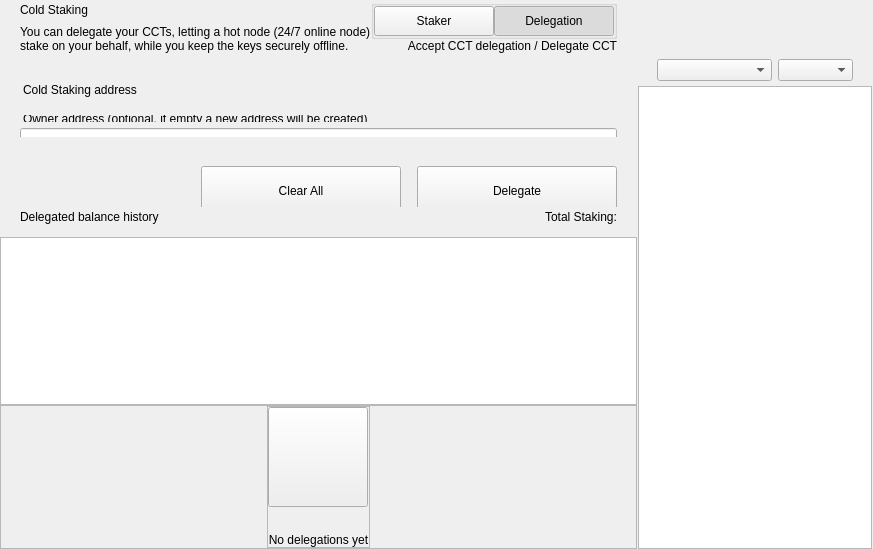
<?xml version="1.0" encoding="UTF-8"?>
<ui version="4.0">
 <class>ColdStakingWidget</class>
 <widget class="QWidget" name="ColdStakingWidget">
  <property name="geometry">
   <rect>
    <x>0</x>
    <y>0</y>
    <width>629</width>
    <height>549</height>
   </rect>
  </property>
  <property name="windowTitle">
   <string>Form</string>
  </property>
  <layout class="QHBoxLayout" name="horizontalLayout_1" stretch="2,1">
   <property name="spacing">
    <number>0</number>
   </property>
   <property name="leftMargin">
    <number>0</number>
   </property>
   <property name="topMargin">
    <number>0</number>
   </property>
   <property name="rightMargin">
    <number>0</number>
   </property>
   <property name="bottomMargin">
    <number>0</number>
   </property>
   <item>
    <widget class="QWidget" name="left" native="true">
     <layout class="QVBoxLayout" name="verticalLayout_3">
      <property name="leftMargin">
       <number>0</number>
      </property>
      <property name="topMargin">
       <number>0</number>
      </property>
      <property name="rightMargin">
       <number>0</number>
      </property>
      <property name="bottomMargin">
       <number>0</number>
      </property>
      <item>
       <layout class="QVBoxLayout" name="verticalLayout_2">
        <property name="spacing">
         <number>0</number>
        </property>
        <item>
         <layout class="QVBoxLayout" name="verticalLayoutTop">
          <property name="spacing">
           <number>0</number>
          </property>
          <property name="leftMargin">
           <number>0</number>
          </property>
          <property name="rightMargin">
           <number>0</number>
          </property>
          <item>
           <widget class="QWidget" name="containerTitle" native="true">
            <property name="sizePolicy">
             <sizepolicy hsizetype="Preferred" vsizetype="Minimum">
              <horstretch>0</horstretch>
              <verstretch>0</verstretch>
             </sizepolicy>
            </property>
            <property name="maximumSize">
             <size>
              <width>16777215</width>
              <height>100</height>
             </size>
            </property>
            <layout class="QHBoxLayout" name="containerTitleLayout">
             <property name="spacing">
              <number>0</number>
             </property>
             <property name="leftMargin">
              <number>20</number>
             </property>
             <property name="topMargin">
              <number>0</number>
             </property>
             <property name="rightMargin">
              <number>20</number>
             </property>
             <property name="bottomMargin">
              <number>0</number>
             </property>
             <item>
              <layout class="QVBoxLayout" name="verticalLayout11">
               <property name="spacing">
                <number>5</number>
               </property>
               <item>
                <widget class="QLabel" name="labelTitle">
                 <property name="text">
                  <string>Cold Staking</string>
                 </property>
                </widget>
               </item>
               <item>
                <widget class="QLabel" name="labelSubtitle1">
                 <property name="maximumSize">
                  <size>
                   <width>16777215</width>
                   <height>16777215</height>
                  </size>
                 </property>
                 <property name="text">
                  <string>You can delegate your CCTs, letting a hot node (24/7 online node)
stake on your behalf, while you keep the keys securely offline.</string>
                 </property>
                </widget>
               </item>
              </layout>
             </item>
             <item>
              <spacer name="horizontalSpacer">
               <property name="orientation">
                <enum>Qt::Horizontal</enum>
               </property>
               <property name="sizeHint" stdset="0">
                <size>
                 <width>40</width>
                 <height>20</height>
                </size>
               </property>
              </spacer>
             </item>
             <item>
              <widget class="QWidget" name="containerViewPrivacyChecks" native="true">
               <layout class="QVBoxLayout" name="containerPrivacyChecks">
                <property name="spacing">
                 <number>0</number>
                </property>
                <property name="leftMargin">
                 <number>0</number>
                </property>
                <property name="topMargin">
                 <number>0</number>
                </property>
                <property name="rightMargin">
                 <number>0</number>
                </property>
                <property name="bottomMargin">
                 <number>0</number>
                </property>
                <item alignment="Qt::AlignHCenter|Qt::AlignVCenter">
                 <widget class="QGroupBox" name="groupBox">
                  <property name="title">
                   <string/>
                  </property>
                  <layout class="QHBoxLayout" name="horizontalLayout_2_1">
                   <property name="spacing">
                    <number>0</number>
                   </property>
                   <property name="leftMargin">
                    <number>0</number>
                   </property>
                   <property name="topMargin">
                    <number>0</number>
                   </property>
                   <property name="rightMargin">
                    <number>0</number>
                   </property>
                   <property name="bottomMargin">
                    <number>0</number>
                   </property>
                   <item>
                    <widget class="QPushButton" name="pushLeft">
                     <property name="minimumSize">
                      <size>
                       <width>120</width>
                       <height>30</height>
                      </size>
                     </property>
                     <property name="maximumSize">
                      <size>
                       <width>120</width>
                       <height>30</height>
                      </size>
                     </property>
                     <property name="focusPolicy">
                      <enum>Qt::NoFocus</enum>
                     </property>
                     <property name="text">
                      <string>Staker</string>
                     </property>
                     <property name="checkable">
                      <bool>true</bool>
                     </property>
                     <property name="autoExclusive">
                      <bool>true</bool>
                     </property>
                    </widget>
                   </item>
                   <item>
                    <widget class="QPushButton" name="pushRight">
                     <property name="minimumSize">
                      <size>
                       <width>120</width>
                       <height>30</height>
                      </size>
                     </property>
                     <property name="maximumSize">
                      <size>
                       <width>120</width>
                       <height>30</height>
                      </size>
                     </property>
                     <property name="focusPolicy">
                      <enum>Qt::NoFocus</enum>
                     </property>
                     <property name="text">
                      <string>Delegation</string>
                     </property>
                     <property name="checkable">
                      <bool>true</bool>
                     </property>
                     <property name="checked">
                      <bool>true</bool>
                     </property>
                     <property name="autoExclusive">
                      <bool>true</bool>
                     </property>
                    </widget>
                   </item>
                  </layout>
                 </widget>
                </item>
                <item alignment="Qt::AlignTop">
                 <widget class="QLabel" name="labelSubtitle2">
                  <property name="text">
                   <string>Accept CCT delegation / Delegate CCT</string>
                  </property>
                  <property name="alignment">
                   <set>Qt::AlignRight|Qt::AlignTrailing|Qt::AlignVCenter</set>
                  </property>
                 </widget>
                </item>
               </layout>
              </widget>
             </item>
            </layout>
           </widget>
          </item>
          <item>
           <spacer name="verticalSpacer_2">
            <property name="orientation">
             <enum>Qt::Vertical</enum>
            </property>
            <property name="sizeType">
             <enum>QSizePolicy::Fixed</enum>
            </property>
            <property name="sizeHint" stdset="0">
             <size>
              <width>20</width>
              <height>30</height>
             </size>
            </property>
           </spacer>
          </item>
          <item>
           <widget class="QWidget" name="containerSend" native="true">
            <property name="minimumSize">
             <size>
              <width>0</width>
              <height>50</height>
             </size>
            </property>
            <layout class="QVBoxLayout" name="containerSendRow">
             <property name="spacing">
              <number>6</number>
             </property>
             <property name="leftMargin">
              <number>0</number>
             </property>
             <property name="topMargin">
              <number>0</number>
             </property>
             <property name="rightMargin">
              <number>0</number>
             </property>
             <property name="bottomMargin">
              <number>0</number>
             </property>
             <item>
              <widget class="QLabel" name="labelEditTitle">
               <property name="maximumSize">
                <size>
                 <width>16777215</width>
                 <height>30</height>
                </size>
               </property>
               <property name="styleSheet">
                <string notr="true">padding-left:20px; padding-bottom:3px;</string>
               </property>
               <property name="text">
                <string>Cold Staking address</string>
               </property>
              </widget>
             </item>
             <item>
              <spacer name="verticalSpacer_6">
               <property name="orientation">
                <enum>Qt::Vertical</enum>
               </property>
               <property name="sizeType">
                <enum>QSizePolicy::Fixed</enum>
               </property>
               <property name="sizeHint" stdset="0">
                <size>
                 <width>20</width>
                 <height>9</height>
                </size>
               </property>
              </spacer>
             </item>
             <item>
              <widget class="QWidget" name="containerOwner" native="true">
               <layout class="QVBoxLayout" name="vContainerOwner">
                <property name="spacing">
                 <number>4</number>
                </property>
                <property name="leftMargin">
                 <number>20</number>
                </property>
                <property name="topMargin">
                 <number>0</number>
                </property>
                <property name="rightMargin">
                 <number>20</number>
                </property>
                <property name="bottomMargin">
                 <number>0</number>
                </property>
                <item>
                 <widget class="QLabel" name="labelSubtitleDescription">
                  <property name="maximumSize">
                   <size>
                    <width>16777215</width>
                    <height>20</height>
                   </size>
                  </property>
                  <property name="styleSheet">
                   <string notr="true">margin-bottom:2px;
                   margin-left:0.05px;
                   padding:0px;</string>
                  </property>
                  <property name="text">
                   <string>Owner address (optional, if empty a new address will be created)</string>
                  </property>
                 </widget>
                </item>
                <item>
                 <widget class="QLineEdit" name="lineEditOwnerAddress">
                  <property name="minimumSize">
                   <size>
                    <width>0</width>
                    <height>50</height>
                   </size>
                  </property>
                  <property name="maximumSize">
                   <size>
                    <width>16777215</width>
                    <height>50</height>
                   </size>
                  </property>
                  <property name="styleSheet">
                   <string notr="true"/>
                  </property>
                  <property name="placeholderText">
                   <string>Enter owner address</string>
                  </property>
                 </widget>
                </item>
               </layout>
              </widget>
             </item>
            </layout>
           </widget>
          </item>
         </layout>
        </item>
        <item>
         <spacer name="verticalSpacer_3">
          <property name="orientation">
           <enum>Qt::Vertical</enum>
          </property>
          <property name="sizeType">
           <enum>QSizePolicy::Minimum</enum>
          </property>
          <property name="sizeHint" stdset="0">
           <size>
            <width>20</width>
            <height>20</height>
           </size>
          </property>
         </spacer>
        </item>
        <item>
         <widget class="QWidget" name="containerBtn" native="true">
          <property name="minimumSize">
           <size>
            <width>0</width>
            <height>50</height>
           </size>
          </property>
          <layout class="QHBoxLayout" name="horizontalLayout">
           <property name="rightMargin">
            <number>20</number>
           </property>
           <item>
            <spacer name="horizontalSpacer_2">
             <property name="orientation">
              <enum>Qt::Horizontal</enum>
             </property>
             <property name="sizeHint" stdset="0">
              <size>
               <width>200</width>
               <height>20</height>
              </size>
             </property>
            </spacer>
           </item>
           <item>
            <layout class="QHBoxLayout" name="horizontalLayout_7">
             <item>
              <spacer name="horizontalSpacer_3">
               <property name="orientation">
                <enum>Qt::Horizontal</enum>
               </property>
               <property name="sizeType">
                <enum>QSizePolicy::Expanding</enum>
               </property>
               <property name="sizeHint" stdset="0">
                <size>
                 <width>40</width>
                 <height>20</height>
                </size>
               </property>
              </spacer>
             </item>
             <item>
              <widget class="QPushButton" name="pushButtonClear">
               <property name="minimumSize">
                <size>
                 <width>200</width>
                 <height>50</height>
                </size>
               </property>
               <property name="focusPolicy">
                <enum>Qt::NoFocus</enum>
               </property>
               <property name="text">
                <string>Clear All</string>
               </property>
              </widget>
             </item>
             <item>
              <spacer name="horizontalSpacer_4">
               <property name="orientation">
                <enum>Qt::Horizontal</enum>
               </property>
               <property name="sizeType">
                <enum>QSizePolicy::Fixed</enum>
               </property>
               <property name="sizeHint" stdset="0">
                <size>
                 <width>10</width>
                 <height>20</height>
                </size>
               </property>
              </spacer>
             </item>
             <item>
              <widget class="QPushButton" name="pushButtonSend">
               <property name="minimumSize">
                <size>
                 <width>200</width>
                 <height>50</height>
                </size>
               </property>
               <property name="maximumSize">
                <size>
                 <width>200</width>
                 <height>50</height>
                </size>
               </property>
               <property name="focusPolicy">
                <enum>Qt::NoFocus</enum>
               </property>
               <property name="text">
                <string>Delegate</string>
               </property>
              </widget>
             </item>
            </layout>
           </item>
          </layout>
         </widget>
        </item>
        <item>
         <widget class="QWidget" name="containerHistoryLabel" native="true">
          <layout class="QHBoxLayout" name="horizontalLayout_4">
           <property name="spacing">
            <number>0</number>
           </property>
           <property name="leftMargin">
            <number>20</number>
           </property>
           <property name="topMargin">
            <number>0</number>
           </property>
           <property name="rightMargin">
            <number>20</number>
           </property>
           <property name="bottomMargin">
            <number>0</number>
           </property>
           <item>
            <widget class="QWidget" name="verticalWidget" native="true">
             <property name="minimumSize">
              <size>
               <width>100</width>
               <height>0</height>
              </size>
             </property>
             <layout class="QVBoxLayout" name="verticalLayout_58">
              <property name="leftMargin">
               <number>0</number>
              </property>
              <property name="topMargin">
               <number>0</number>
              </property>
              <property name="rightMargin">
               <number>0</number>
              </property>
              <property name="bottomMargin">
               <number>0</number>
              </property>
              <item>
               <widget class="QLabel" name="labelListHistory">
                <property name="text">
                 <string>Delegated balance history</string>
                </property>
               </widget>
              </item>
             </layout>
            </widget>
           </item>
           <item>
            <spacer name="horizontalSpacer_5">
             <property name="orientation">
              <enum>Qt::Horizontal</enum>
             </property>
             <property name="sizeHint" stdset="0">
              <size>
               <width>40</width>
               <height>20</height>
              </size>
             </property>
            </spacer>
           </item>
           <item>
            <widget class="QLabel" name="labelStakingTotal">
             <property name="text">
              <string>Total Staking:</string>
             </property>
            </widget>
           </item>
          </layout>
         </widget>
        </item>
        <item>
         <layout class="QVBoxLayout" name="verticalLayout_64">
          <property name="spacing">
           <number>0</number>
          </property>
          <item>
           <spacer name="verticalSpacer_44">
            <property name="orientation">
             <enum>Qt::Vertical</enum>
            </property>
            <property name="sizeType">
             <enum>QSizePolicy::Fixed</enum>
            </property>
            <property name="sizeHint" stdset="0">
             <size>
              <width>20</width>
              <height>10</height>
             </size>
            </property>
           </spacer>
          </item>
          <item>
           <widget class="QListView" name="listView">
            <property name="enabled">
             <bool>true</bool>
            </property>
            <property name="mouseTracking">
             <bool>true</bool>
            </property>
           </widget>
          </item>
          <item>
           <widget class="QFrame" name="emptyContainer">
            <property name="minimumSize">
             <size>
              <width>0</width>
              <height>100</height>
             </size>
            </property>
            <property name="frameShape">
             <enum>QFrame::StyledPanel</enum>
            </property>
            <property name="frameShadow">
             <enum>QFrame::Raised</enum>
            </property>
            <layout class="QVBoxLayout" name="verticalLayout_71" stretch="1,8">
             <property name="spacing">
              <number>0</number>
             </property>
             <property name="leftMargin">
              <number>0</number>
             </property>
             <property name="topMargin">
              <number>0</number>
             </property>
             <property name="rightMargin">
              <number>0</number>
             </property>
             <property name="bottomMargin">
              <number>0</number>
             </property>
             <item>
              <spacer name="verticalSpacer">
               <property name="orientation">
                <enum>Qt::Vertical</enum>
               </property>
               <property name="sizeHint" stdset="0">
                <size>
                 <width>20</width>
                 <height>20</height>
                </size>
               </property>
              </spacer>
             </item>
             <item alignment="Qt::AlignHCenter|Qt::AlignVCenter">
              <widget class="QFrame" name="emptyScreen">
               <property name="sizePolicy">
                <sizepolicy hsizetype="Expanding" vsizetype="Expanding">
                 <horstretch>0</horstretch>
                 <verstretch>0</verstretch>
                </sizepolicy>
               </property>
               <property name="frameShape">
                <enum>QFrame::StyledPanel</enum>
               </property>
               <property name="frameShadow">
                <enum>QFrame::Raised</enum>
               </property>
               <layout class="QVBoxLayout" name="verticalLayout">
                <property name="spacing">
                 <number>30</number>
                </property>
                <property name="leftMargin">
                 <number>0</number>
                </property>
                <property name="topMargin">
                 <number>0</number>
                </property>
                <property name="rightMargin">
                 <number>0</number>
                </property>
                <property name="bottomMargin">
                 <number>0</number>
                </property>
                <item alignment="Qt::AlignHCenter|Qt::AlignVCenter">
                 <widget class="QPushButton" name="pushImgEmpty">
                  <property name="minimumSize">
                   <size>
                    <width>100</width>
                    <height>100</height>
                   </size>
                  </property>
                  <property name="maximumSize">
                   <size>
                    <width>100</width>
                    <height>100</height>
                   </size>
                  </property>
                  <property name="focusPolicy">
                   <enum>Qt::NoFocus</enum>
                  </property>
                  <property name="text">
                   <string/>
                  </property>
                  <property name="iconSize">
                   <size>
                    <width>100</width>
                    <height>100</height>
                   </size>
                  </property>
                 </widget>
                </item>
                <item alignment="Qt::AlignHCenter|Qt::AlignVCenter">
                 <widget class="QLabel" name="labelEmpty">
                  <property name="styleSheet">
                   <string notr="true"/>
                  </property>
                  <property name="text">
                   <string>No delegations yet</string>
                  </property>
                  <property name="alignment">
                   <set>Qt::AlignCenter</set>
                  </property>
                 </widget>
                </item>
               </layout>
              </widget>
             </item>
            </layout>
           </widget>
          </item>
         </layout>
        </item>
       </layout>
      </item>
     </layout>
    </widget>
   </item>
   <item>
    <widget class="QWidget" name="right" native="true">
     <layout class="QVBoxLayout" name="rightContainer">
      <property name="spacing">
       <number>0</number>
      </property>
      <property name="leftMargin">
       <number>1</number>
      </property>
      <property name="topMargin">
       <number>0</number>
      </property>
      <property name="rightMargin">
       <number>1</number>
      </property>
      <property name="bottomMargin">
       <number>0</number>
      </property>
      <item>
       <widget class="QWidget" name="containerRightButtons" native="true">
        <property name="minimumSize">
         <size>
          <width>0</width>
          <height>50</height>
         </size>
        </property>
        <layout class="QVBoxLayout" name="verticalLayout_4">
         <property name="leftMargin">
          <number>19</number>
         </property>
         <property name="topMargin">
          <number>0</number>
         </property>
         <property name="rightMargin">
          <number>19</number>
         </property>
         <property name="bottomMargin">
          <number>0</number>
         </property>
         <item>
          <widget class="OptionButton" name="btnCoinControl" native="true">
           <property name="minimumSize">
            <size>
             <width>0</width>
             <height>0</height>
            </size>
           </property>
          </widget>
         </item>
         <item>
          <widget class="OptionButton" name="btnColdStaking" native="true"/>
         </item>
         <item>
          <widget class="OptionButton" name="btnMyStakingAddresses" native="true">
           <property name="sizePolicy">
            <sizepolicy hsizetype="Preferred" vsizetype="Minimum">
             <horstretch>0</horstretch>
             <verstretch>0</verstretch>
            </sizepolicy>
           </property>
          </widget>
         </item>
        </layout>
       </widget>
      </item>
      <item>
       <widget class="QWidget" name="sortWidget" native="true">
        <layout class="QHBoxLayout" name="horizontalLayout_6">
         <property name="leftMargin">
          <number>19</number>
         </property>
         <property name="rightMargin">
          <number>19</number>
         </property>
         <property name="bottomMargin">
          <number>5</number>
         </property>
         <item>
          <spacer name="horizontalSpacer_6">
           <property name="orientation">
            <enum>Qt::Horizontal</enum>
           </property>
           <property name="sizeHint" stdset="0">
            <size>
             <width>40</width>
             <height>20</height>
            </size>
           </property>
          </spacer>
         </item>
         <item>
          <widget class="QComboBox" name="comboBoxSort">
           <property name="sizePolicy">
            <sizepolicy hsizetype="Preferred" vsizetype="Fixed">
             <horstretch>0</horstretch>
             <verstretch>0</verstretch>
            </sizepolicy>
           </property>
           <property name="minimumSize">
            <size>
             <width>115</width>
             <height>0</height>
            </size>
           </property>
          </widget>
         </item>
         <item>
          <widget class="QComboBox" name="comboBoxSortOrder">
           <property name="sizePolicy">
            <sizepolicy hsizetype="Preferred" vsizetype="Fixed">
             <horstretch>0</horstretch>
             <verstretch>0</verstretch>
            </sizepolicy>
           </property>
           <property name="minimumSize">
            <size>
             <width>75</width>
             <height>0</height>
            </size>
           </property>
          </widget>
         </item>
        </layout>
       </widget>
      </item>
      <item>
       <widget class="QListView" name="listViewStakingAddress">
        <property name="enabled">
         <bool>true</bool>
        </property>
        <property name="mouseTracking">
         <bool>true</bool>
        </property>
       </widget>
      </item>
     </layout>
    </widget>
   </item>
  </layout>
 </widget>
 <customwidgets>
  <customwidget>
   <class>OptionButton</class>
   <extends>QWidget</extends>
   <header>qt/concrete/optionbutton.h</header>
   <container>1</container>
  </customwidget>
 </customwidgets>
 <resources/>
 <connections/>
</ui>
